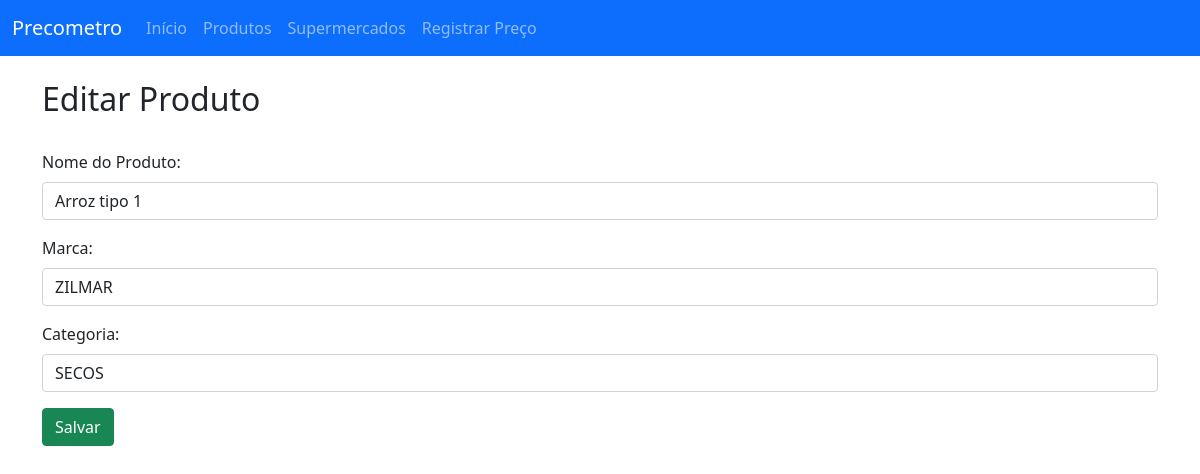
Screenshot of /produto/editar/1/ with the database file from the repository.
### app/models.py (models this page shows, shortened)
class Produto(models.Model):
    nome = models.CharField(max_length=100)
    marca = models.CharField(max_length=50, blank=True, null=True)
    categoria = models.CharField(max_length=50, blank=True, null=True)

### app/views.py (the view, shortened to what this page needs)
# urls.py: path('produto/editar/<int:pk>/', produto_edit, name='produto_edit'),
def produto_edit(request, pk):
    if pk:
        produto = Produto.objects.get(pk=pk)
    else:
        produto = None
    return render(request, 'produto_form.html', {'produto': produto})

### template/produto_form.html (shortened to what this page needs)
{% extends "menu.html" %}
{% load static %}
{% block body %}
<div class="container">
    <h2>{% if produto %}Editar{% else %}Cadastrar{% endif %} Produto</h2>
    <br>
    <form method="POST" action="">
        <div class="mb-3">
            <label class="form-label">Nome do Produto:</label>
            <input type="text" name="nome" class="form-control" required value="{{ produto.nome|default:'' }}" placeholder="Ex: Arroz Parboilizado 5kg">
        </div>
        <div class="mb-3">
            <label class="form-label">Marca:</label>
            <input type="text" name="marca" class="form-control" value="{{ produto.marca|default:'' }}" placeholder="Ex: Camil (Opcional)">
        </div>
        <div class="mb-3">
            <label class="form-label">Categoria:</label>
            <input type="text" name="categoria" class="form-control" value="{{ produto.categoria|default:'' }}" placeholder="Ex: Cereais (Opcional)">
        </div>
        <button type="submit" class="btn btn-success">Salvar</button>
    </form>
</div>
{% endblock %}

### rows the page displays
Produto: nome "Arroz tipo 1", marca "ZILMAR", categoria "SECOS"
